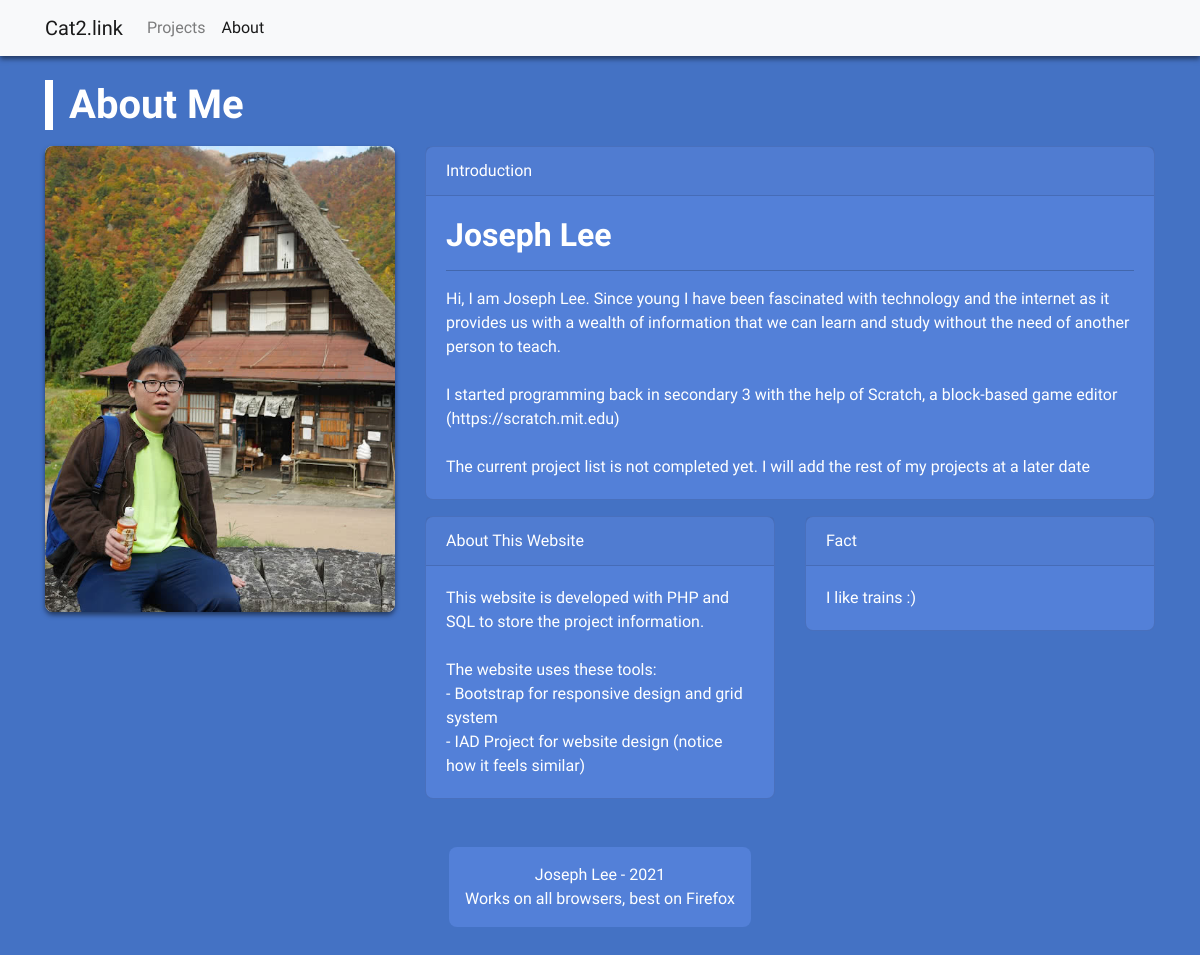
The page /about.php on the database as committed earlier.
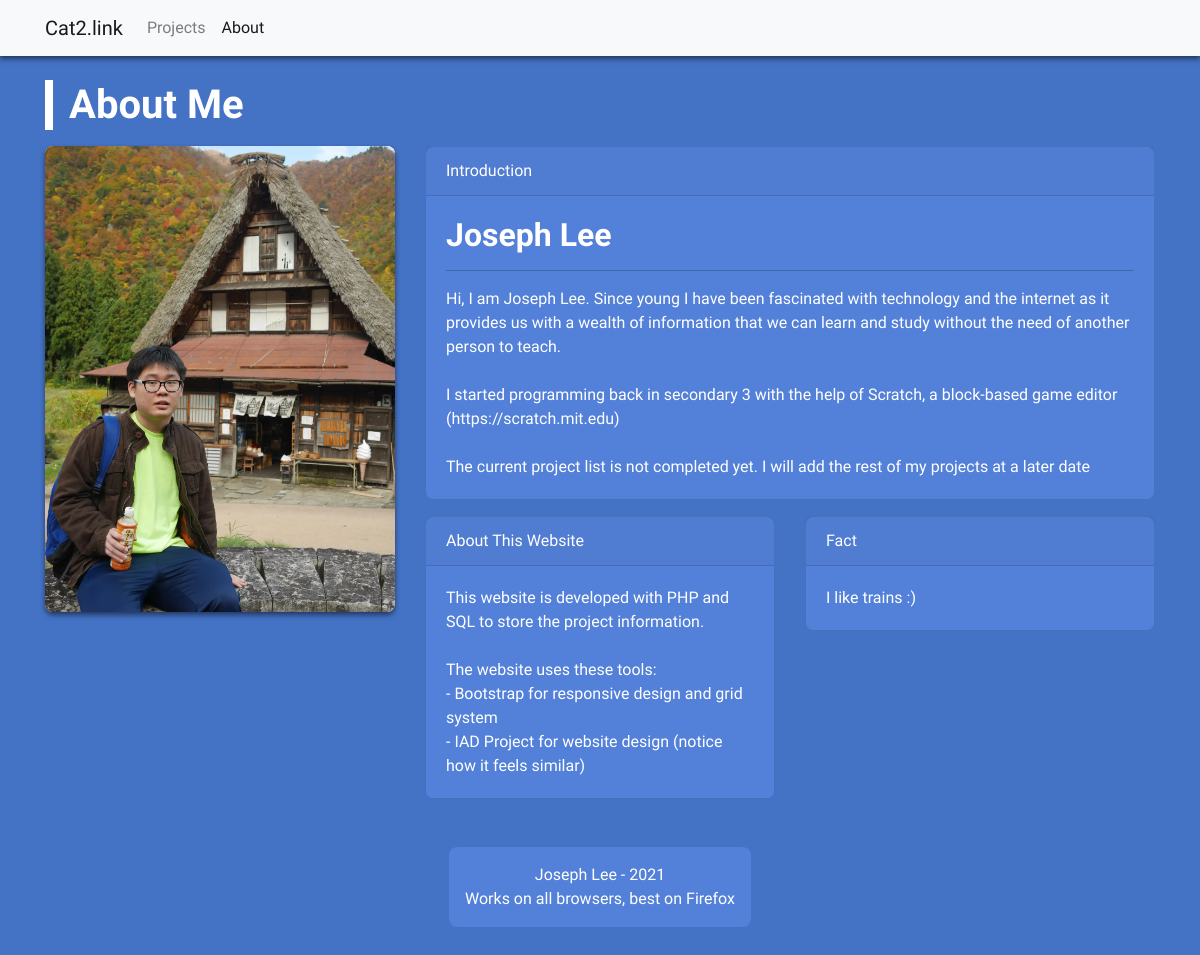
The same page on the database as committed later.
### tables this page shows
CREATE TABLE `profile` (
  `id` int(11) NOT NULL,
  `ProfileName` text NOT NULL,
  `ProfileDescription` text NOT NULL,
  `ProfileProfileImage` text NOT NULL,
  `WebsiteAbout` text NOT NULL,
  `Timestamp` timestamp NOT NULL DEFAULT current_timestamp()
);

### about.php (the view, shortened to what this page needs)
<?php
include 'templates.php';
include 'connect.php';
$sql = "SELECT * FROM profile";
$results = mysqli_query($db_connect, $sql);
if (!$results) {
    $error = "mySQL query failed: " . mysqli_error($db_connect);
} else {
    $profile = mysqli_fetch_assoc($results);
}
?>
<!DOCTYPE html>
<html>
    <?php echo website_header("Cat2.Link - About Me", '<script src="./js/projects.js"></script>', 'About myself', "https://cat2.link/img/Website_imgs/meta_about.png");?>
    <?php echo website_navbar("about");?>
    <body>
        <div class="container mb-3">
            <div class="row">
                <div class="col-12 mt-4">
                    <?php echo big_title("About Me")?>
                </div>
            </div>
            <div class="row">
                <div class="col-md-4">
                    <div class="card white border-0 mt-3">
                        <img class="card-img inherit-radius" onclick="window.open(this.src)" style="cursor: pointer;" src="<?php echo $profile["ProfileProfileImage"]?>">
                    </div>
                </div>
                <div class="col-md-8">
                    <div class="card">
                        <div class="card-header white">Introduction</div>
                        <div class="card-body">
                            <h2><strong><?php echo $profile["ProfileName"]?></strong></h2>
                            <hr>
                            <p><?php echo nl2br($profile["ProfileDescription"])?></p>
                        </div>
                    </div>
                    <div class="row white">
                        <div class="col-lg-6">
                            <div class="card">
                                <div class="card-header">About This Website</div>
                                <div class="card-body">
                                    <?php echo nl2br($profile["WebsiteAbout"])?>
                                </div>
                            </div>
                        </div>
                        <div class="col-lg-6">
                            <div class="card">
                                <div class="card-header">Fact</div>
                                <div class="card-body">
                                    I like trains :)
                                </div>
                            </div>
                        </div>
                    </div>
                </div>
            </div>
        </div>
        <?php echo website_footer("Joseph Lee", "2021")?>
    </body>
</html>

### templates.php (shortened to what this page needs)
<?php
function website_header($title, $additionals, $description, $image) {
    $headers = '
    <head>
        <link rel="stylesheet" href="https://cdn.jsdelivr.net/npm/bootstrap@4.6.0/dist/css/bootstrap.min.css">
        <link href="https://fonts.googleapis.com/icon?family=Material+Icons" rel="stylesheet">
        <link rel="stylesheet" href="./css/styles.css">
        <script src="https://code.jquery.com/jquery-3.5.1.slim.min.js"></script>
        <script src="https://cdn.jsdelivr.net/npm/bootstrap@4.6.0/dist/js/bootstrap.bundle.min.js"></script>
        <script src="https://cdnjs.cloudflare.com/ajax/libs/animejs/3.2.1/anime.min.js"></script>
        <script src="./js/animations.js"></script>
        <meta name="viewport" content="width=device-width, initial-scale=1.0">
        <meta name="theme-color" content="#4472C4">
        <meta name="description" content="' . $description . '">
        <meta property="og:image" content="' . $image . '">
        <title>' . $title . '</title>
        ' . $additionals . '
    </head>
    ';
    return $headers;
}
function website_footer($copyrights, $year) {
    $footer = '
    <footer class="my-5">
        <p>' . $copyrights . ' - ' . $year . '<br>Works on all browsers, best on Firefox</p>
    </footer>
    ';
    return $footer;
}
function website_navbar($active_tab) {
    $projects_active = $active_tab == "projects" ? "active" : "";
    $about_active = $active_tab == "about" ? "active" : "";
    $navbar = '
    <nav class="navbar navbar-expand-lg navbar-light bg-light sticky-top">
        <div class="container bg-light">
            <a class="navbar-brand" href="index.php">Cat2.link</a>
            <button class="navbar-toggler" type="button" data-toggle="collapse" data-target="#navbarNav" aria-controls="navbarNav" aria-expanded="false" aria-label="Toggle navigation">
                <span class="navbar-toggler-icon"></span>
            </button>
            <div class="collapse navbar-collapse" id="navbarNav">
                <ul class="navbar-nav mr-auto">
                    <li class="nav-item">
                        <a class="nav-link ' . $projects_active . '" href="projects.php">Projects</a>
                    </li>
                    <li class="nav-item">
                        <a class="nav-link ' . $about_active . '" href="about.php">About</a>
                    </li>
                </ul>
            </div>
        </div>
    </nav>
    ';
    return $navbar;
}
function big_title($title) {
    $html = '
    <div class="big-title d-flex align-items-center">
        <div class="v-divider-thick"></div>
        <h1 class="ml-3 mb-0"><strong>' . $title . '</strong></h1>
    </div>
    ';
    return $html;
}
?>

### css/styles.css (style rules this page uses)
:root { --primary-colour: #4472C4; --primary-light-colour: #5380d8; --secondary-colour: #FFC107; --secondary-colour-dark: #FFB300; --disabled-colour: dimgrey; --text-colour: white; }
* { font-family:'Roboto Condensed', sans-serif; }
body { background-color: var(--primary-colour); }
p, h1, h2, h3, h4, h5, h6, article, label { color: var(--text-colour); }
nav { box-shadow: 0px 3px 5px 0px rgba(0, 0, 0, 0.5); }
hr { border-top: 1px solid rgba(0,0,0,.2) !important; }
footer { color: var(--text-colour); display: flex; justify-content: center; }
footer p { background-color: var(--primary-light-colour); padding: 1rem; border-radius: 8px; text-align: center; }
.white { color: white; }
.card { background-color: var(--primary-light-colour); border-radius: 8px; margin-top: 1rem; }
.card.white, .list-group .list-group-item.active { background-color: white; box-shadow: 0px 3px 5px 0px rgba(0, 0, 0, 0.5); margin: 0; }
.v-divider-thick { width: 8px; height: 50px; background-color: white; }
.card p { margin-bottom: 0; }
.inherit-radius { border-radius: inherit; }

Rows that differ between the two databases and show on the page:
changed profile "Joseph Lee": ProfileProfileImage: a different picture
